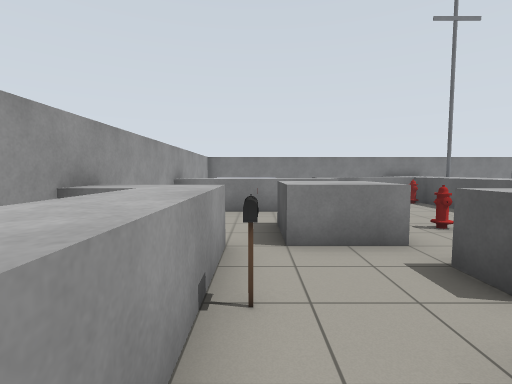
[1] (above)

22 first-person views from a walk through a Gazebo world. The camera is 1.2 m above the floor, tilts 4° down and sees 85° across. The lines on the ground mark 1 m squares. The floor is counted in squares, 1 m on a side. Each view is taken from the middle of a square. On the plan, view 1 faces up. The plan holds only what a view shows up to about 12 squares ahead; the rest is blank. Robots are left out. Gazebo's built-in surfaces are drawn with simple patterns. Some stock models are drawn as simple stand-ins.

[2]
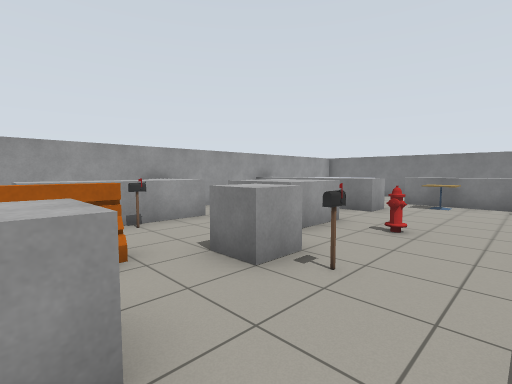

[3]
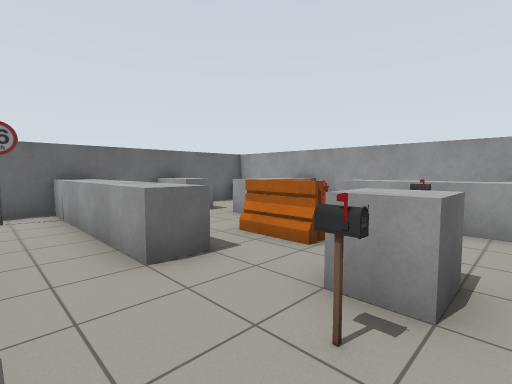

[4]
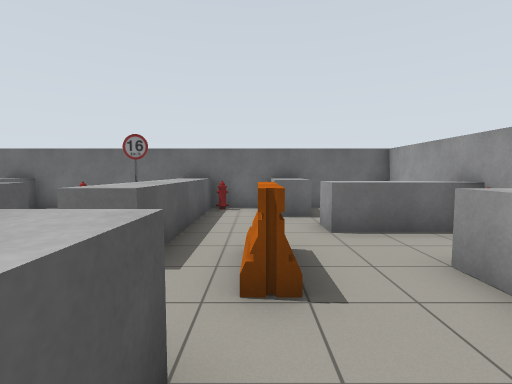

[5]
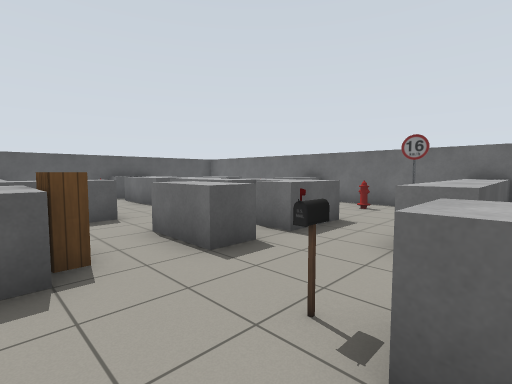

[6]
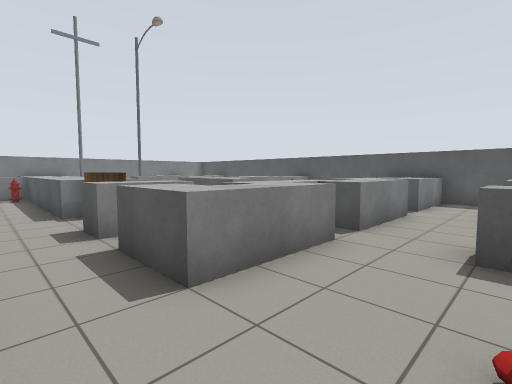

[7]
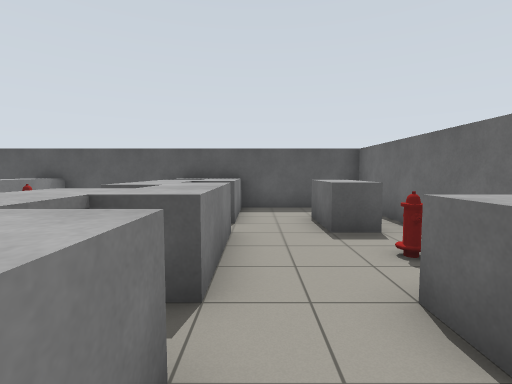

[8]
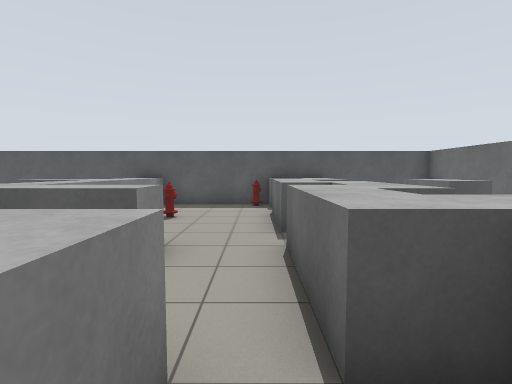

[9]
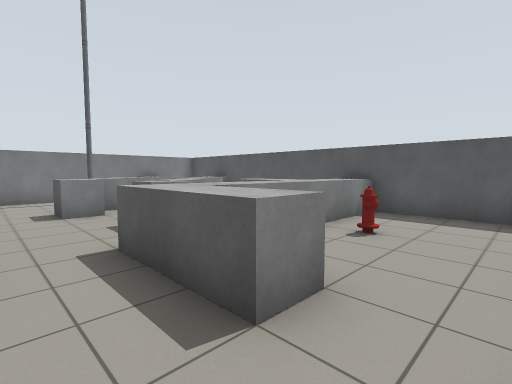

[10]
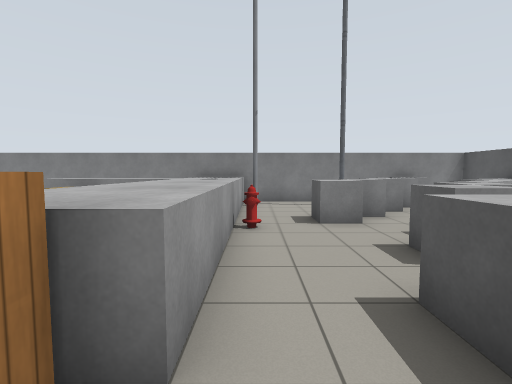

[11]
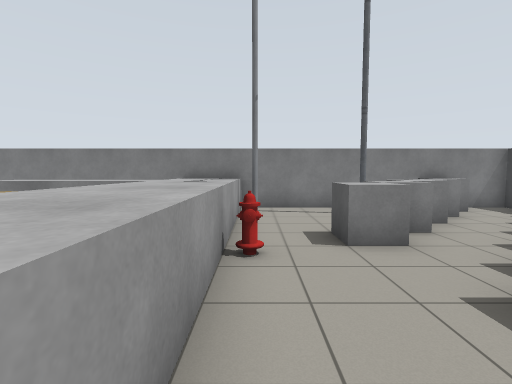

[12]
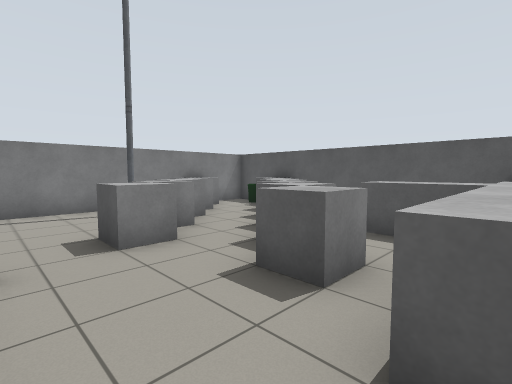

[13]
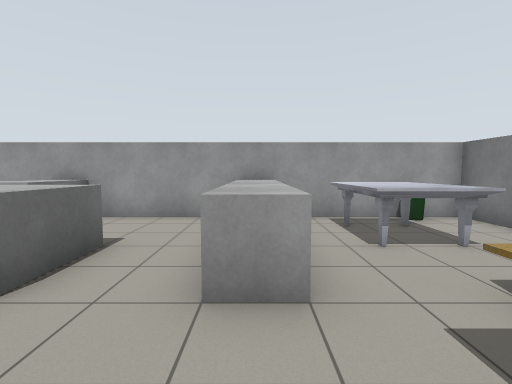

[14]
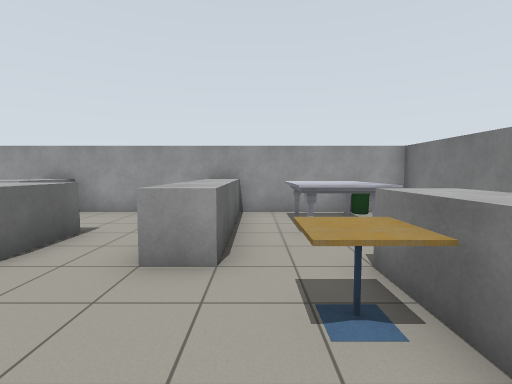

[15]
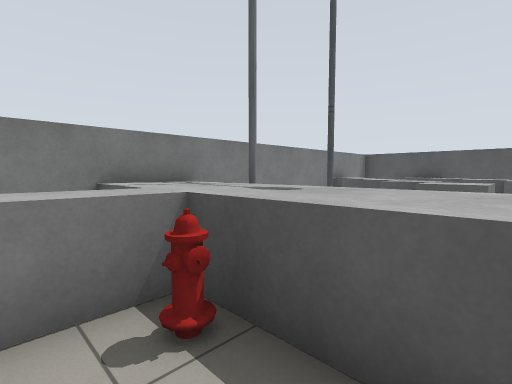

[16]
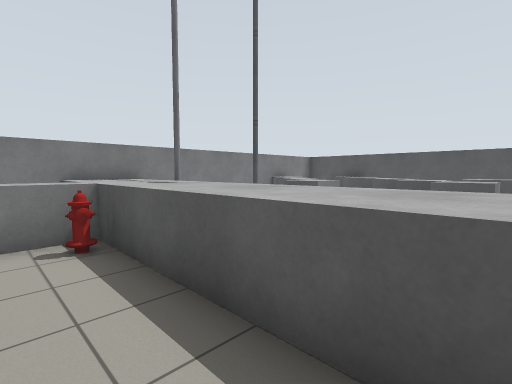

[17]
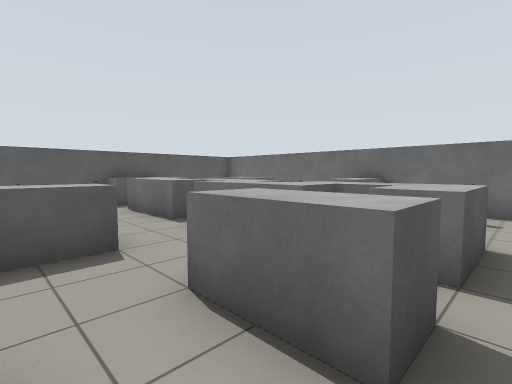

[18]
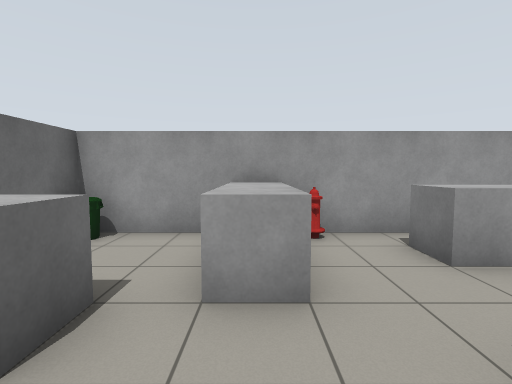

[19]
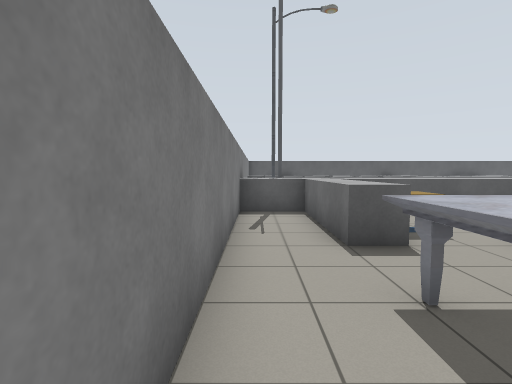

[20]
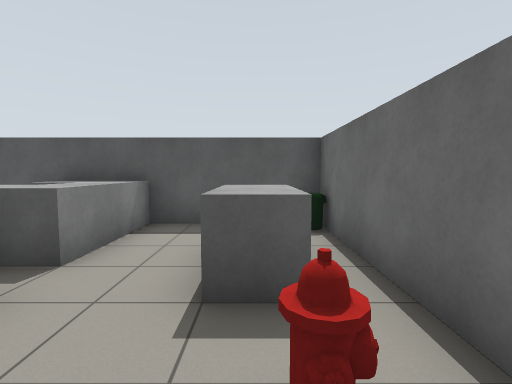

[21]
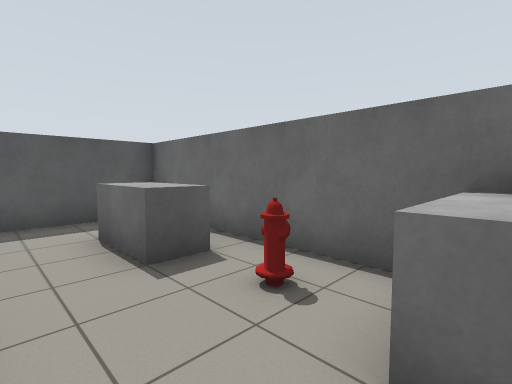

[22]
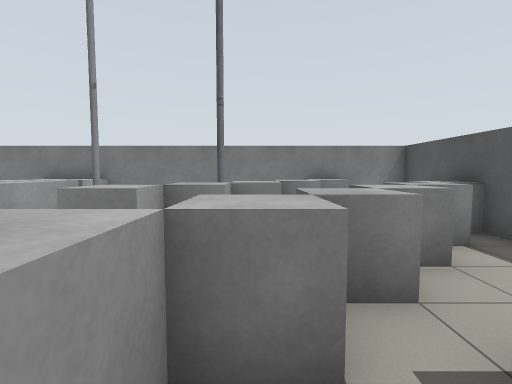

### Floor plan
Ten units are one square. View 1 is at (0, 0); x grows to the right and y downward. Boxes are objects, and circles mark ways between rooms. Rooms are numbered by the first view taken in them; rooms with no view inside come last. Other rooms are left out.
<svg viewBox="-31 -150 211 210">
<path fill="none" stroke="#000" d="M35 -25 25 -25 25 -35 35 -35 35 -25M65 -45 65 -115 35 -115M25 -65 25 -45 5 -45M75 -15 65 -15 65 -25M-5 -35 -5 -5M65 15 65 -5 75 -5M5 15 5 25M25 -95 25 -85M4 35 15 35M35 55 35 -5 45 -5 45 15M10 55 40 55M-5 15 5 15M15 35 15 55M96 15 65 15M95 55 95 35 105 35M135 15 105 15 105 5 96 5M135 46 135 35 155 35M45 15 45 55M175 45 175 10M175 15 145 15 145 5M40 55 155 55M85 -15 75 -15M65 -25 85 -25M85 -45 65 -45M116 -25 105 -25 105 -45M75 5 85 5 85 -5 115 -5M115 -95 105 -95 105 -105M125 -105 115 -105 115 -115M125 -115 125 -125M125 -75 125 -65 115 -65 115 -75M136 -75 125 -75 125 -85M85 -145 85 -45M146 -85 135 -85M105 -45 105 -55M145 -55 145 -75M150 -145 75 -145M135 -128 135 -135M145 -139 145 -145M25 -125 65 -125 65 -145M35 -115 25 -115M-24 -95 25 -95M75 -145 -25 -145 -25 -90M25 -115 25 -125M175 -45 115 -45M175 10 175 -80M125 5 125 -5 155 -5M165 5 165 -5 175 -5M5 -65 25 -65M-25 -90 -25 -40M-25 -45 -5 -45 -5 -35M5 -45 5 -65M25 -85 -25 -85M155 -105 155 -115M125 -115 125 -105M145 -95 145 -105M115 -105 115 -95M135 -85 135 -95M175 -80 175 -145 150 -145M146 -125 135 -125M136 -115 125 -115M165 -116 165 -125M156 -135 146 -135M-25 20 -25 55 10 55M-5 -5 -15 -5M-15 -35 -25 -35M-25 -40 -25 20M-26 15 -5 15M155 55 175 55 175 45"/>
<rect x="-5" y="-25" width="10" height="10" fill="#bbb"><title>postbox</title></rect>
<rect x="15" y="-15" width="10" height="20" fill="#bbb"><title>barrier</title></rect>
<rect x="25" y="45" width="10" height="10" fill="#bbb"><title>fire hydrant</title></rect>
<rect x="35" y="-35" width="10" height="10" fill="#bbb"><title>postbox</title></rect>
<rect x="35" y="-65" width="10" height="10" fill="#bbb"><title>fire hydrant</title></rect>
<rect x="35" y="-115" width="10" height="10" fill="#bbb"><title>cafe table</title></rect>
<rect x="55" y="-115" width="10" height="10" fill="#bbb"><title>fire hydrant</title></rect>
<rect x="55" y="45" width="10" height="10" fill="#bbb"><title>speed sign</title></rect>
<rect x="65" y="35" width="10" height="10" fill="#bbb"><title>fire hydrant</title></rect>
<rect x="115" y="35" width="10" height="10" fill="#bbb"><title>fire hydrant</title></rect>
<rect x="65" y="-45" width="20" height="10" fill="#bbb"><title>bookshelf</title></rect>
<rect x="85" y="-95" width="10" height="10" fill="#bbb"><title>fire hydrant</title></rect>
<rect x="85" y="-135" width="10" height="10" fill="#bbb"><title>pole</title></rect>
<rect x="115" y="-135" width="10" height="10" fill="#bbb"><title>lamp</title></rect>
<rect x="-25" y="-135" width="10" height="10" fill="#bbb"><title>bin</title></rect>
<rect x="-15" y="-125" width="30" height="20" fill="#bbb"><title>marble table</title></rect>
<rect x="135" y="-35" width="10" height="10" fill="#bbb"><title>fire hydrant</title></rect>
<rect x="165" y="-15" width="10" height="10" fill="#bbb"><title>other object</title></rect>
<rect x="165" y="-135" width="10" height="10" fill="#bbb"><title>other object</title></rect>
<rect x="-25" y="45" width="10" height="10" fill="#bbb"><title>bin</title></rect>
<rect x="-25" y="5" width="10" height="10" fill="#bbb"><title>fire hydrant</title></rect>
<rect x="165" y="45" width="10" height="10" fill="#bbb"><title>bin</title></rect>
<circle cx="55" cy="5" r="3" fill="#2a7"/>
<circle cx="75" cy="-35" r="3" fill="#2a7"/>
<circle cx="80" cy="-10" r="3" fill="#2a7"/>
<circle cx="25" cy="-105" r="3" fill="#2a7"/>
<circle cx="0" cy="-40" r="3" fill="#2a7"/>
<circle cx="15" cy="-75" r="3" fill="#2a7"/>
<circle cx="10" cy="30" r="3" fill="#2a7"/>
<circle cx="-10" cy="5" r="3" fill="#2a7"/>
<circle cx="145" cy="50" r="3" fill="#2a7"/>
<circle cx="165" cy="40" r="3" fill="#2a7"/>
<circle cx="95" cy="-50" r="3" fill="#2a7"/>
<circle cx="110" cy="-15" r="3" fill="#2a7"/>
<circle cx="130" cy="-90" r="3" fill="#2a7"/>
<text x="40" y="-30">1</text>
<text x="110" y="30">2</text>
<text x="90" y="-20">3</text>
<text x="100" y="-100">4</text>
<text x="10" y="-120">5</text>
<text x="140" y="-20">6</text>
<text x="0" y="-70">7</text>
<text x="150" y="-120">8</text>
<text x="-10" y="40">9</text>
<text x="-20" y="-10">10</text>
<text x="160" y="50">11</text>
</svg>
Room 1 opens to room 2. Room 1 opens to room 3. Room 1 opens to room 5. Room 1 opens to room 7. Room 1 opens to room 9. Room 1 opens to room 10. Room 2 opens to room 11. Room 3 opens to room 4. Room 3 opens to room 6. Room 4 opens to room 8.

Where each view was taken, in squares from view 1:
view 1: 0 up, 0 right, facing up
view 2: 0 up, 6 right, facing up-left
view 3: 4 up, 6 right, facing down-left
view 4: 4 up, 2 right, facing down
view 5: 5 up, 3 right, facing down-right
view 6: 4 down, 5 right, facing up-right
view 7: 2 down, 8 right, facing right
view 8: 1 up, 7 right, facing right
view 9: 1 up, 9 right, facing up-right
view 10: 3 up, 9 right, facing up
view 11: 5 up, 9 right, facing up
view 12: 5 up, 9 right, facing up-right
view 13: 9 up, 5 right, facing left
view 14: 10 up, 6 right, facing left
view 15: 9 up, 5 right, facing up-right
view 16: 6 up, 5 right, facing up-right
view 17: 4 up, 6 right, facing down-right
view 18: 2 down, 3 right, facing left
view 19: 14 up, 2 left, facing right
view 20: 4 down, 11 right, facing right
view 21: 2 down, 10 right, facing down-right
view 22: 6 up, 13 right, facing up
